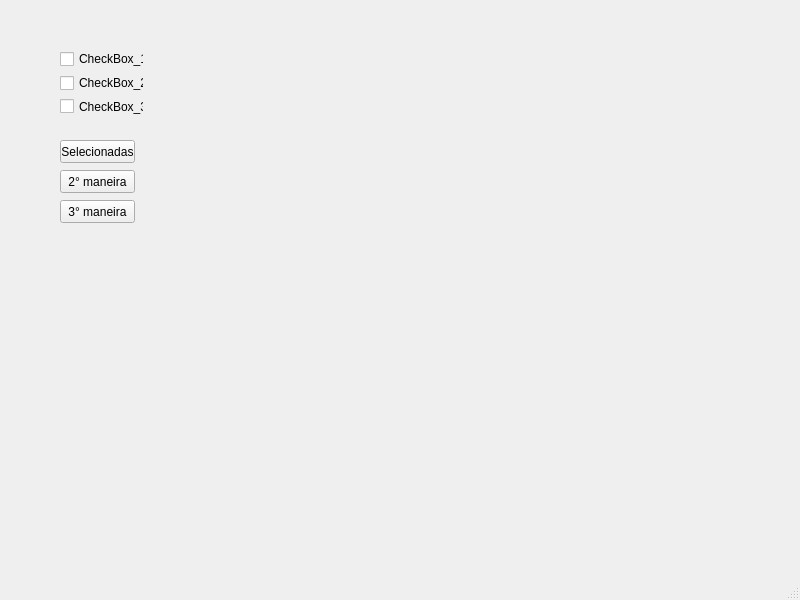
<?xml version="1.0" encoding="UTF-8"?>
<ui version="4.0">
 <class>MainWindow</class>
 <widget class="QMainWindow" name="MainWindow">
  <property name="geometry">
   <rect>
    <x>0</x>
    <y>0</y>
    <width>800</width>
    <height>600</height>
   </rect>
  </property>
  <property name="windowTitle">
   <string>MainWindow</string>
  </property>
  <widget class="QWidget" name="centralwidget">
   <widget class="QPushButton" name="pushButton">
    <property name="geometry">
     <rect>
      <x>60</x>
      <y>140</y>
      <width>75</width>
      <height>23</height>
     </rect>
    </property>
    <property name="text">
     <string>Selecionadas</string>
    </property>
   </widget>
   <widget class="QPushButton" name="pushButton_2">
    <property name="geometry">
     <rect>
      <x>60</x>
      <y>170</y>
      <width>75</width>
      <height>23</height>
     </rect>
    </property>
    <property name="text">
     <string>2° maneira</string>
    </property>
   </widget>
   <widget class="QPushButton" name="pushButton_3">
    <property name="geometry">
     <rect>
      <x>60</x>
      <y>200</y>
      <width>75</width>
      <height>23</height>
     </rect>
    </property>
    <property name="text">
     <string>3° maneira</string>
    </property>
   </widget>
   <widget class="QWidget" name="">
    <property name="geometry">
     <rect>
      <x>60</x>
      <y>50</y>
      <width>84</width>
      <height>65</height>
     </rect>
    </property>
    <layout class="QVBoxLayout" name="verticalLayout">
     <item>
      <widget class="QCheckBox" name="checkBox_1">
       <property name="text">
        <string>CheckBox_1</string>
       </property>
      </widget>
     </item>
     <item>
      <widget class="QCheckBox" name="checkBox_2">
       <property name="text">
        <string>CheckBox_2</string>
       </property>
      </widget>
     </item>
     <item>
      <widget class="QCheckBox" name="checkBox_3">
       <property name="text">
        <string>CheckBox_3</string>
       </property>
      </widget>
     </item>
    </layout>
   </widget>
  </widget>
  <widget class="QMenuBar" name="menubar">
   <property name="geometry">
    <rect>
     <x>0</x>
     <y>0</y>
     <width>800</width>
     <height>21</height>
    </rect>
   </property>
  </widget>
  <widget class="QStatusBar" name="statusbar"/>
 </widget>
 <resources/>
 <connections/>
</ui>
